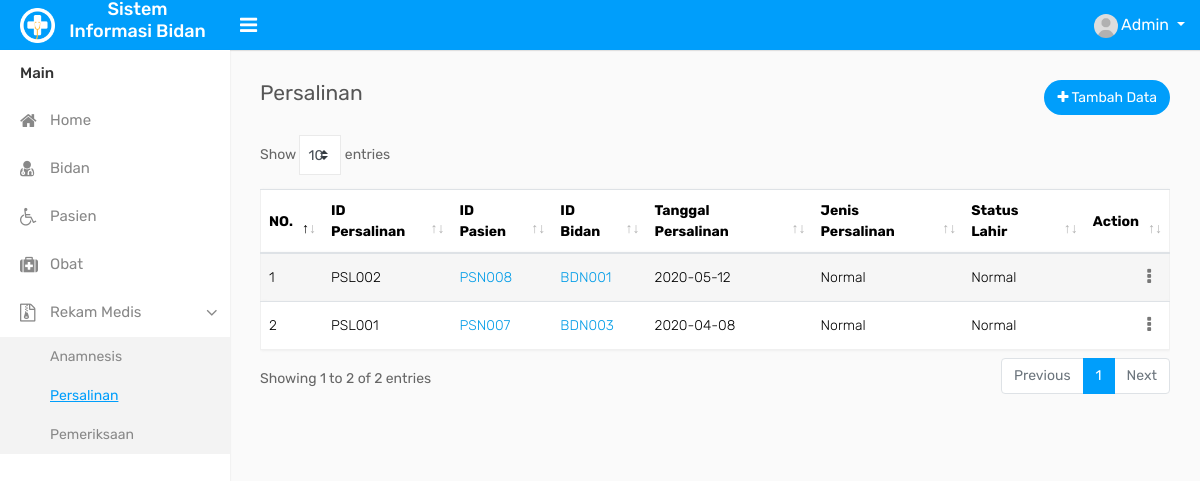
The page /persalinan.php (signed in) on the database its author committed.
### tables this page shows
CREATE TABLE `persalinan` (
  `id_persalinan` varchar(8) NOT NULL,
  `id_pasien` varchar(8) NOT NULL,
  `id_bidan` varchar(8) NOT NULL,
  `tanggal_persalinan` varchar(10) NOT NULL,
  `jenis_persalinan` varchar(20) NOT NULL,
  `status_lahir` varchar(15) NOT NULL
);

### function.php (called while the page is built, shortened)
<?php
$conn = mysqli_connect("localhost", "root", "", "db_bidan");
function tampil($query) {
	global $conn;
	$result = mysqli_query($conn, $query);
	$rows = [];
	while($row = mysqli_fetch_assoc($result)){
		$rows[] = $row;
	}
	return $rows;
}
?>

### persalinan.php (the view, shortened to what this page needs)
<?php
require 'function.php';
$data = tampil("SELECT * FROM persalinan ORDER BY id_persalinan DESC");
?>
<!DOCTYPE html>
<html>
<head>
    <link rel="stylesheet" type="text/css" href="assets/css/bootstrap.min.css">
    <link rel="stylesheet" type="text/css" href="assets/css/font-awesome.min.css">
    <link rel="stylesheet" type="text/css" href="assets/css/select2.min.css">
    <link rel="stylesheet" type="text/css" href="assets/css/dataTables.bootstrap4.min.css">
    <link rel="stylesheet" type="text/css" href="assets/css/bootstrap-datetimepicker.min.css">
    <link rel="stylesheet" type="text/css" href="assets/css/style.css">
</head>
<body>
    <div class="main-wrapper">
        <div class="header">
            <div class="header-left">
                <a href="index.php" class="logo">
                    <img src="assets/img/logo.png" width="35" height="35" alt=""> <span><h4>Sistem Informasi Bidan</h4></span>
                </a>
            </div>
            <a id="toggle_btn" href="javascript:void(0);"><i class="fa fa-bars"></i></a>
            <ul class="nav user-menu float-right">
                <li class="nav-item dropdown has-arrow">
                    <a href="#" class="dropdown-toggle nav-link user-link" data-toggle="dropdown">
                        <span class="user-img">
                            <img class="rounded-circle" src="assets/img/user.jpg" width="24" alt="Admin">
                        </span>
                        <span>Admin</span>
                    </a>
                </li>
            </ul>
        </div>
        <div class="sidebar" id="sidebar">
            <div class="sidebar-inner slimscroll">
                <div id="sidebar-menu" class="sidebar-menu">
                    <ul>
                        <li class="menu-title">Main</li>
                        <li>
                            <a href="index.php"><i class="fa fa-home"></i> <span>Home</span></a>
                        </li>
                        <li>
                            <a href="bidan.php"><i class="fa fa-user-md"></i> <span>Bidan</span></a>
                        </li>
                        <li>
                            <a href="pasien.php"><i class="fa fa-wheelchair"></i> <span>Pasien</span></a>
                        </li>
                        <li>
                            <a href="obat.php"><i class="fa fa-medkit"></i> <span>Obat</span></a>
                        </li>
                        <li class="submenu">
                            <a href="#"><i class="fa fa-file-archive-o"></i> <span> Rekam Medis </span> <span class="menu-arrow"></span></a>
                            <ul style="display: none;">
                                <li><a href="anamnesis.php">Anamnesis</a></li>
                                <li><a href="persalinan.php" class="active">Persalinan</a></li>
                                <li><a href="pemeriksaan.php">Pemeriksaan</a></li>
                            </ul>
                        </li>
                    </ul>
                </div>
            </div>
        </div>
        <div class="page-wrapper">
            <div class="content">
                <div class="row">
                    <div class="col-sm-4 col-3">
                        <h4 class="page-title">Persalinan</h4>
                    </div>
                    <div class="col-sm-8 col-9 text-right m-b-20">
                        <a href="tambah-persalinan.php" class="btn btn btn-primary btn-rounded float-right"><i class="fa fa-plus"></i> Tambah Data</a>
                    </div>
                </div>
                <div class="row">
                    <div class="col-md-12">
                        <div class="table-responsive">
                            <table class="table table-border table-striped custom-table datatable mb-0">
                                <thead>
                                    <tr>
                                        <th>NO.</th>
                                        <th>ID Persalinan</th>
                                        <th>ID Pasien</th>
                                        <th>ID Bidan</th>
                                        <th>Tanggal Persalinan</th>
                                        <th>Jenis Persalinan</th>
                                        <th>Status Lahir</th>
                                        <th class="text-right">Action</th>
                                    </tr>
                                </thead>
                                <tbody>
                                <?php $no = 1; ?>
                                <?php foreach ($data as $mts) : ?>
                                        <tr>
                                            <td><?= $no; ?></td>
                                            <td><?= $mts['id_persalinan']; ?></td>
                                            <td><a href="pasien.php"><?= $mts['id_pasien']; ?></a></td>
                                            <td><a href="bidan.php"><?= $mts['id_bidan']; ?></a></td>
                                            <td><?= $mts['tanggal_persalinan']; ?></td>
                                            <td><?= $mts['jenis_persalinan']; ?></td>
                                            <td><?= $mts['status_lahir']; ?></td>
                                            <td class="text-right">
                                                <div class="dropdown dropdown-action">
                                                    <a href="#" class="action-icon dropdown-toggle" data-toggle="dropdown" aria-expanded="false"><i class="fa fa-ellipsis-v"></i></a>
                                                </div>
                                            </td>
                                        </tr>
                                <?php $no++; ?>
                                <?php endforeach; ?>
                                </tbody>
                            </table>
                        </div>
                    </div>
                </div>
            </div>
        </div>
    </div>
</body>
</html>

### rows shown on the page
persalinan: id_persalinan "PSL002", id_pasien "PSN008", id_bidan "BDN001", tanggal_persalinan "2020-05-12", jenis_persalinan "Normal", status_lahir "Normal"
persalinan: id_persalinan "PSL001", id_pasien "PSN007", id_bidan "BDN003", tanggal_persalinan "2020-04-08", jenis_persalinan "Normal", status_lahir "Normal"
